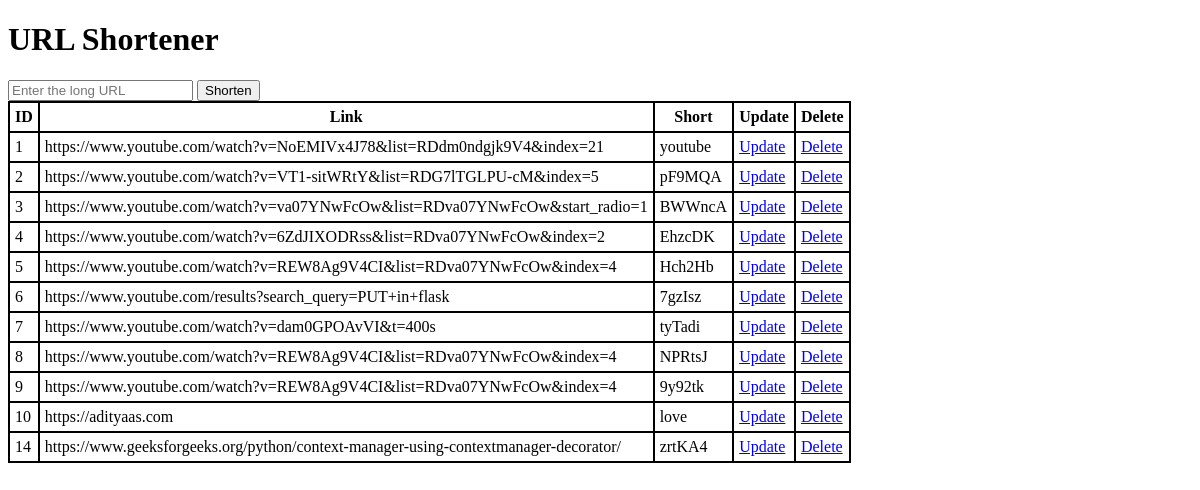
The page /l on the database as committed earlier.
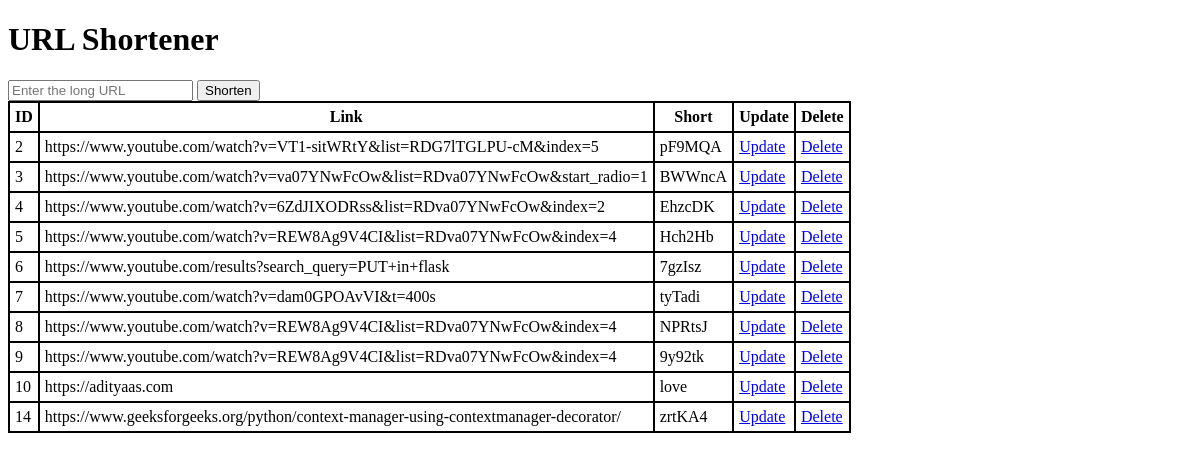
The same page on the database as committed later.
### tables this page shows
CREATE TABLE urls (
                id INTEGER PRIMARY KEY AUTOINCREMENT,
                short_url TEXT UNIQUE,
                long_url TEXT,
                created_at TIMESTAMP DEFAULT CURRENT_TIMESTAMP);

### app.py (the view)
    @app.route('/l', methods=['GET', 'POST'])
    def index():
        return url_controller.index()

### controllers.py (called while the page is built, shortened)
    def index(self):
        try:
            urls = self.url_service.get_all_urls()
            return render_template('index.html', links=urls)
        except Exception as e:
            return render_template('index.html', error=e)

### repositories.py (called while the page is built)
    @contextmanager
    def _get_connection(self):
        conn = None
        try:
            conn = sqlite3.connect(self.database_path)
            conn.row_factory = sqlite3.Row
            yield conn
        except sqlite3.Error as e:
            if conn:
                conn.rollback()
            raise RuntimeError(f"Database error: {e}")
        finally:
            if conn:
                conn.close()

    def get_all(self) -> List[Url]:
        with self._get_connection() as conn:
            cur = conn.cursor()
            cur.execute('SELECT * FROM urls')
            rows = cur.fetchall()
            return [self._row_to_url(row) for row in rows]

    def _row_to_url(self, row) -> Url:
        return Url(
            id=row['id'],
            short_url=row['short_url'],
            long_url=row['long_url'],
            created_at=datetime.fromisoformat(row['created_at'])
        )

### services.py (called while the page is built)
    def get_all_urls(self) -> List[Url]:
        return self.url_repository.get_all()

### templates/index.html (shortened to what this page needs)
<!doctype html>
<html lang="en">
<head>
</head>
<body>
    <h1>URL Shortener</h1>
    <form method="POST" action="{{ url_for('index') }}">
        <input type="text" name="long_url" placeholder="Enter the long URL">
        <button type="submit" name="short_url">Shorten</button>
    </form>
    <table>
        <thead>
            <tr>
                <th>ID</th>
                <th>Link</th>
                <th>Short</th>
                <th>Update</th>
                <th>Delete</th>
            </tr>
        </thead>
        <tbody>
            {% for link in links %}
            <tr>
                <td>{{ link.id }}</td>
                <td>{{ link.long_url }}</td>
                <td>{{ link.short_url }}</td>
                <td>
                    <a href="/api/{{ link.id }}">Update</a>
                </td>
                <td>
                    <a href="/api/del/{{ link.id }}">Delete</a>
                </td>
            </tr>
            {% endfor %}
        </tbody>
    </table>
</body>
</html>

### templates/index.html (style rules this page uses)
table, tr, td, th { border: 1px solid black; border-spacing: 0; }
td, th { padding: 5px; }

Rows that differ between the two databases and show on the page:
removed urls: id "1", long_url "https://www.youtube.com/watch?v=NoEMIVx4J78&list=RDdm0ndgjk9V4&index=21", short_url "youtube"
